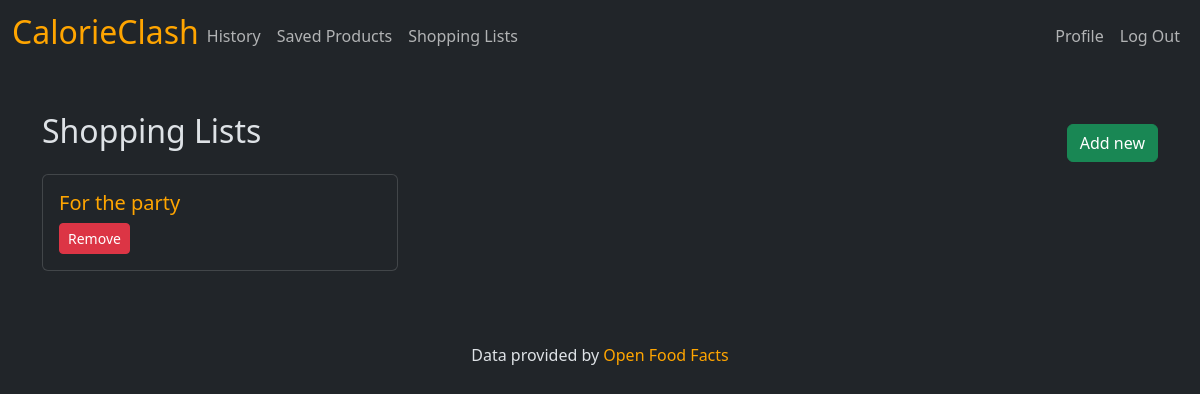
The app's page /lists (signed in), older data.
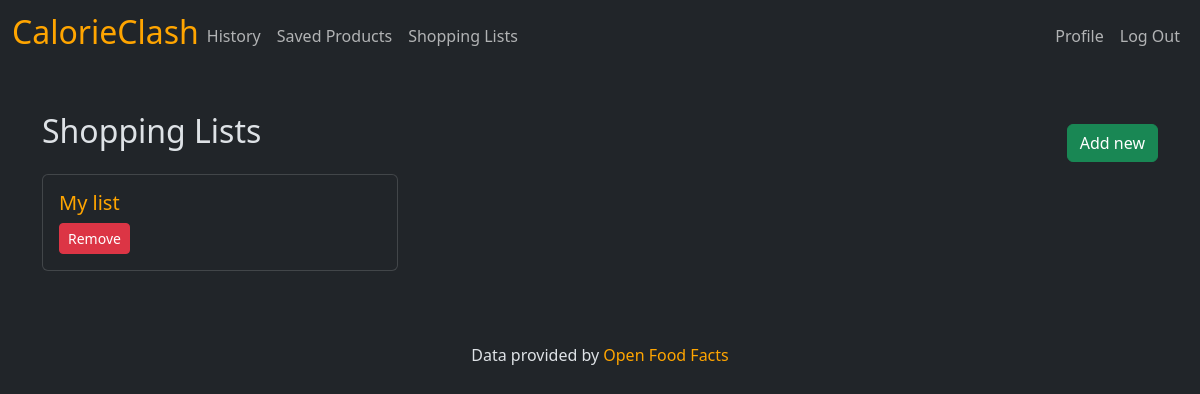
The same page, newer data.
### tables this page shows
CREATE TABLE shopping_lists ( id INTEGER PRIMARY KEY AUTOINCREMENT NOT NULL, user_id INTEGER NOT NULL, name TEXT, FOREIGN KEY (user_id) REFERENCES users(id) );

### app.py (the view)
@app.route("/lists")
@login_required
def shopping_lists():
    lists = db.execute(
        "SELECT * FROM shopping_lists WHERE user_id = ?", session["user_id"])
    return render_template("lists.html", lists=lists)

### app.py (called while the page is built)
@app.after_request
def after_request(response):
    response.headers["Cache-Control"] = "no-cache, no-store, must-revalidate"
    response.headers["Expires"] = 0
    response.headers["Pragma"] = "no-cache"
    return response

### helper.py (called while the page is built)
def login_required(f):
    @wraps(f)
    def decorated_function(*args, **kwargs):
        if session.get("user_id") is None:
            flash("You need to login to do that")
            return redirect("/login")
        return f(*args, **kwargs)
    return decorated_function

### templates/lists.html (shortened to what this page needs)
{% extends "layout.html" %}
{% block main %}
<div class="container mt-5">
    <div class="d-flex justify-content-between align-items-center">
        <h2 class="mb-4">Shopping Lists</h2>
        <form action="/add_new_list" method="POST">
            <button class="btn btn-success h-25" id="add-new" type="submit">Add new</button>
        </form>
    </div>
    <div class="row">
        {% if lists %}
        {% for list in lists %}
        <div class="col-md-4 mb-4">
            <div class="card">
                <div class="card-body">
                    <h5 class="card-title">
                        <a href="/list?id={{ list.id }}" class="text-decoration-none">
                            {{ list.name }}
                        </a>
                    </h5>
                    <form action="/remove_list" method="post" style="display:inline;">
                        <button type="submit" class="btn btn-danger btn-sm">Remove</button>
                    </form>
                </div>
            </div>
        </div>
        {% endfor %}
        {% else %}
        <p>You have no shopping lists</p>
        {% endif %}
    </div>
</div>
{% endblock %}

Row changes from the older to the newer data that the page shows:
removed shopping_lists: name "For the party"
added shopping_lists: name "My list"
